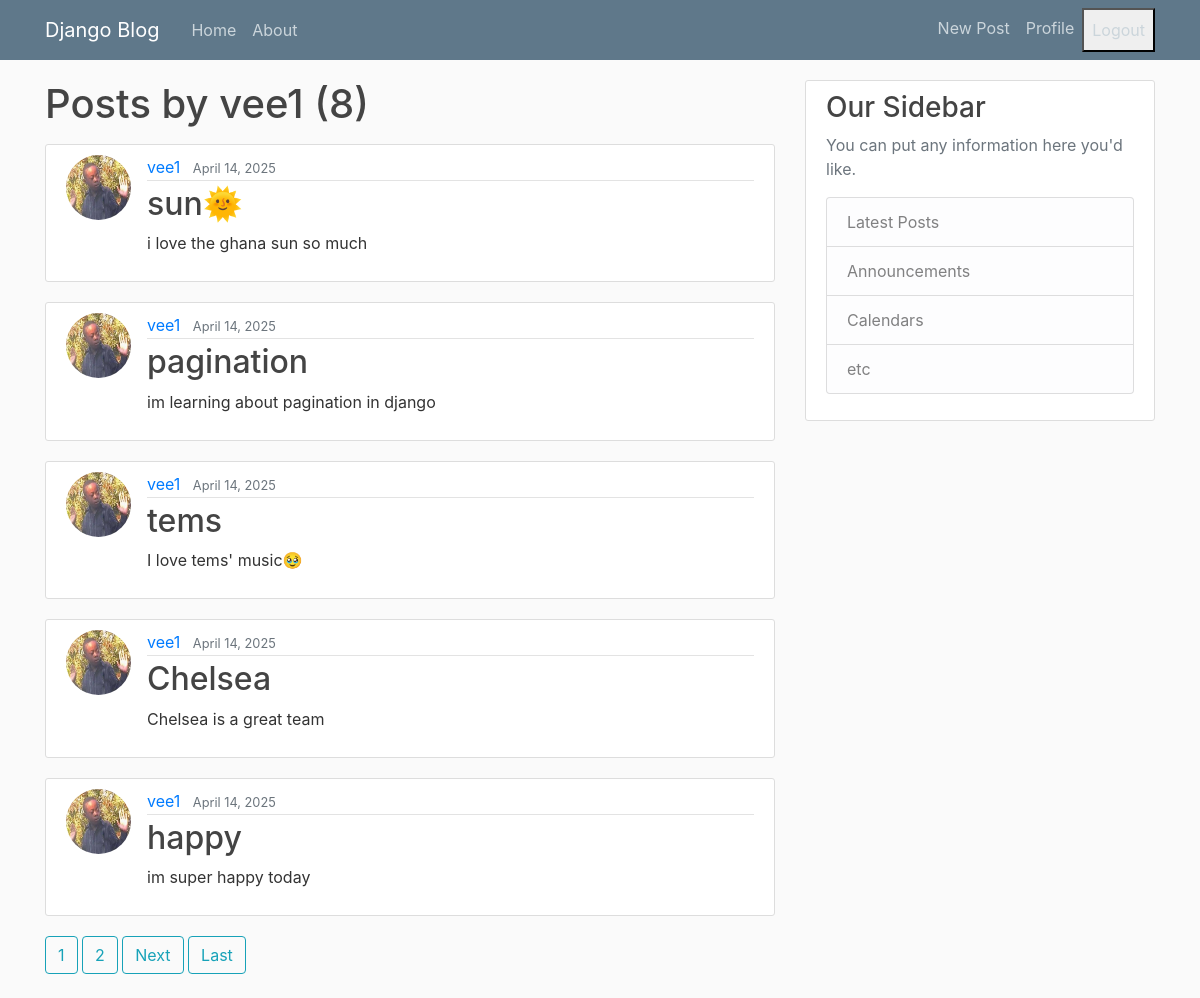
/user/vee1 (signed in), run on the app's committed database.
### blog/models.py (models this page shows, shortened)
class Post(models.Model):
    title = models.CharField(max_length=100)
    content = models.TextField()
    date_posted = models.DateTimeField(default=timezone.now)
    author = models.ForeignKey(User, on_delete=models.CASCADE)

### users/models.py (models this page shows, shortened)
class Profile(models.Model):
    user = models.OneToOneField(User, on_delete=models.CASCADE)
    image = models.ImageField(default='default.jpg', upload_to='profile_pics')

### blog/views.py (the view)
# urls.py: path('user/<str:username>', UserPostListView.as_view(), name='user-posts'),
class UserPostListView(ListView):
    model = Post
    template_name = 'blog/user_posts.html' #<app>/<model>_<viewtype>.html
    context_object_name = 'posts'
    paginate_by = 5
    def get_queryset(self):
        user = get_object_or_404(User, username=self.kwargs.get('username'))
        return Post.objects.filter(author=user).order_by('-date_posted')

### blog/templates/blog/user_posts.html (shortened to what this page needs)
{% extends "blog/base.html" %}
{% block content %}
    <h1 class="mb-3">Posts by {{ view.kwargs.username}} ({{ page_obj.paginator.count }})</h1>
    {% for post in posts%}
    <article class="media content-section">
        <img class="rounded-circle article-img" src="{{ post.author.profile.image.url }}">
        <div class="media-body">
          <div class="article-metadata">
            <a class="mr-2" href="{%url 'user-posts' post.author.username %}">{{ post.author }}</a>
            <small class="text-muted">{{ post.date_posted|date:"F d, Y" }}</small>
          </div>
          <h2><a class="article-title" href="{% url 'post-detail' post.id %}">{{ post.title }}</a></h2>
          <p class="article-content">{{ post.content }}</p>
        </div>
    </article>
    {% endfor %}
    {% if is_paginated %}
      {% for num in page_obj.paginator.page_range %}
        {% if page_obj.number == num %}
          <a class="btn btn-outline-info mb-4" href="?page={{ num }}">{{ num }}</a>
        {% elif num > page_obj.number|add:'-3' and num < page_obj.number|add:'3' %}
          <a class="btn btn-outline-info mb-4" href="?page={{ num }}">{{ num }}</a>
        {% endif %}
      {% endfor %}
      {% if page_obj.has_next %}
        <a class="btn btn-outline-info mb-4" href="?page={{ page_obj.next_page_number }}">Next</a>
        <a class="btn btn-outline-info mb-4" href="?page={{ page_obj.paginator.num_pages }}">Last</a>
      {% endif %}
    {% endif %}
{% endblock content %}

### blog/static/blog/main.css (style rules this page uses)
body { background: #fafafa; color: #333333; margin-top: 5rem; }
h1, h2, h3, h4, h5, h6 { color: #444444; }
.content-section { background: #ffffff; padding: 10px 20px; border: 1px solid #dddddd; border-radius: 3px; margin-bottom: 20px; }
.article-title { color: #444444; }
.article-content { white-space: pre-line; }
.article-img { height: 65px; width: 65px; margin-right: 16px; }
.article-metadata { padding-bottom: 1px; margin-bottom: 4px; border-bottom: 1px solid #e3e3e3 }

### data on the page
Post: author.profile.image (picture), author "vee1", date_posted "April 14, 2025", title "sun🌞", content "i love the ghana sun so much"
Post: author.profile.image (picture), author "vee1", date_posted "April 14, 2025", title "pagination", content "im learning about pagination in django"
Post: author.profile.image (picture), author "vee1", date_posted "April 14, 2025", title "tems", content "I love tems' music🥹"
Post: author.profile.image (picture), author "vee1", date_posted "April 14, 2025", title "Chelsea", content "Chelsea is a great team"
Post: author.profile.image (picture), author "vee1", date_posted "April 14, 2025", title "happy", content "im super happy today"

### other printed values
{{ view.kwargs.username }} "vee1"
{{ page_obj.paginator.count }} "8"
{{ num }} "1"
{{ num }} "2"
